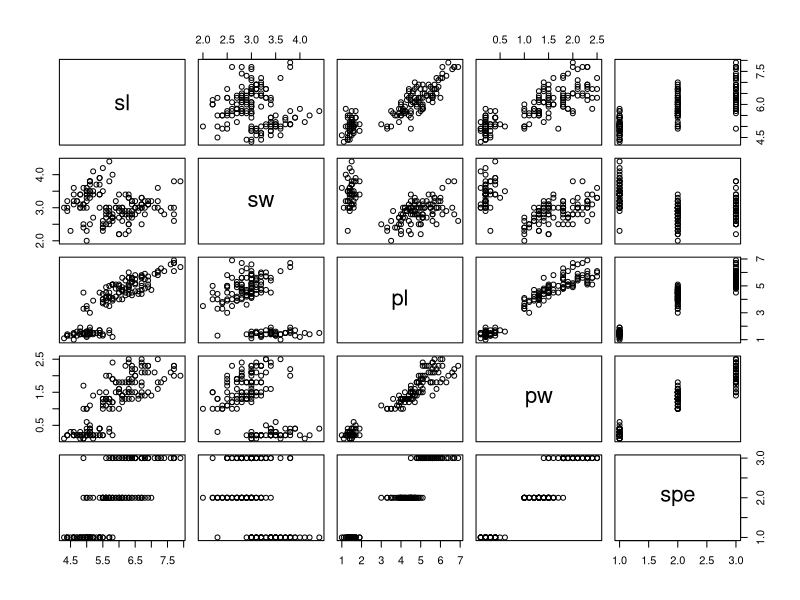
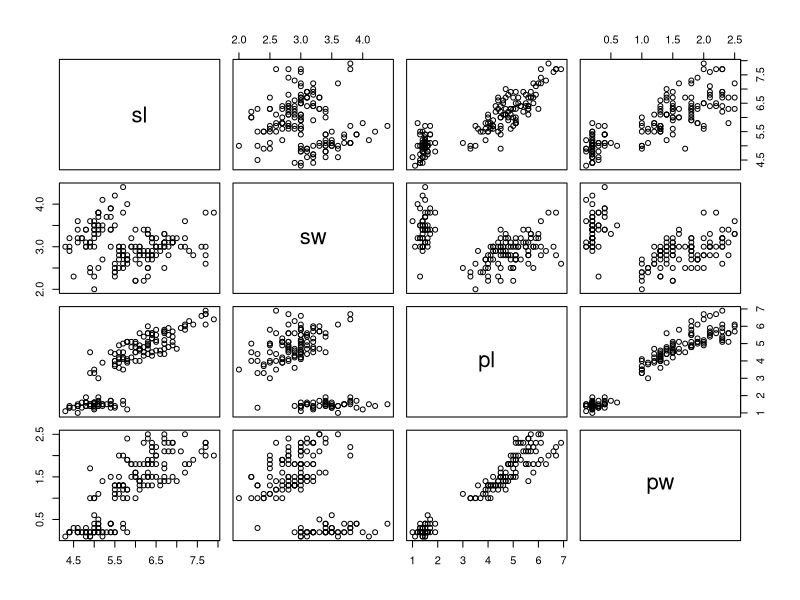
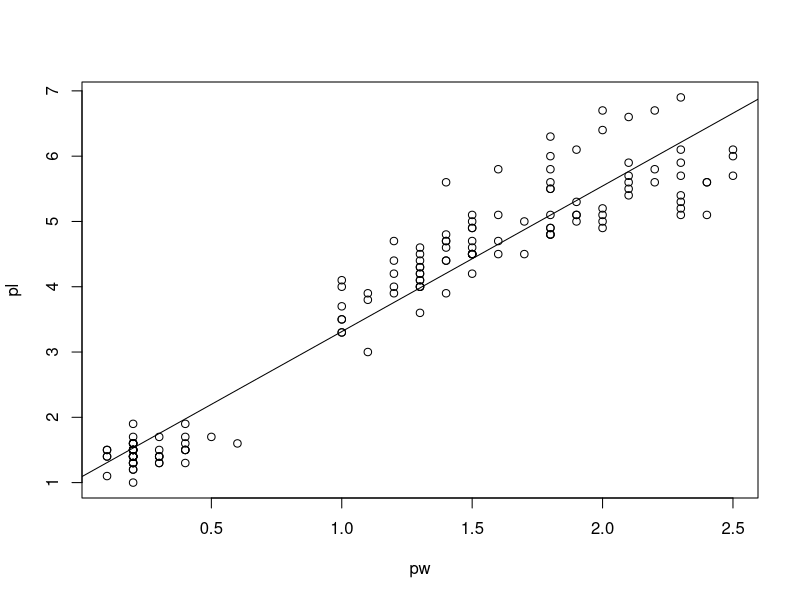
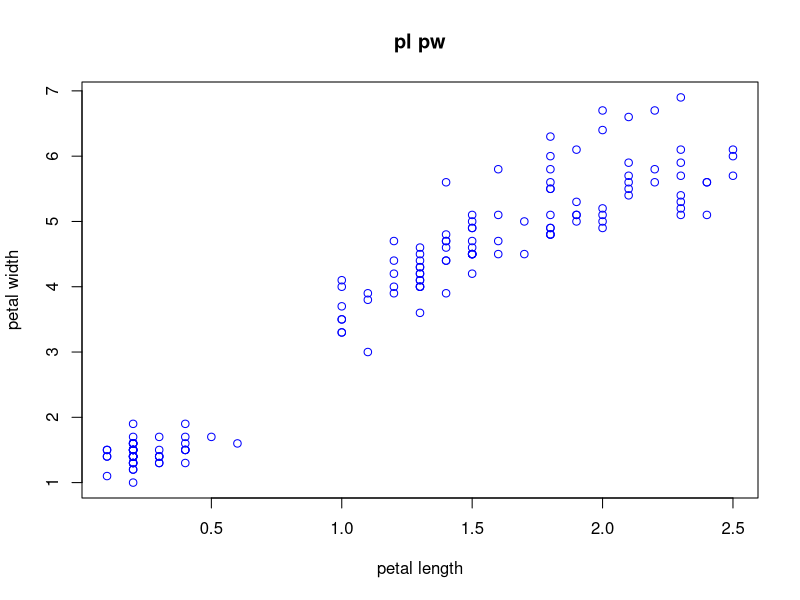
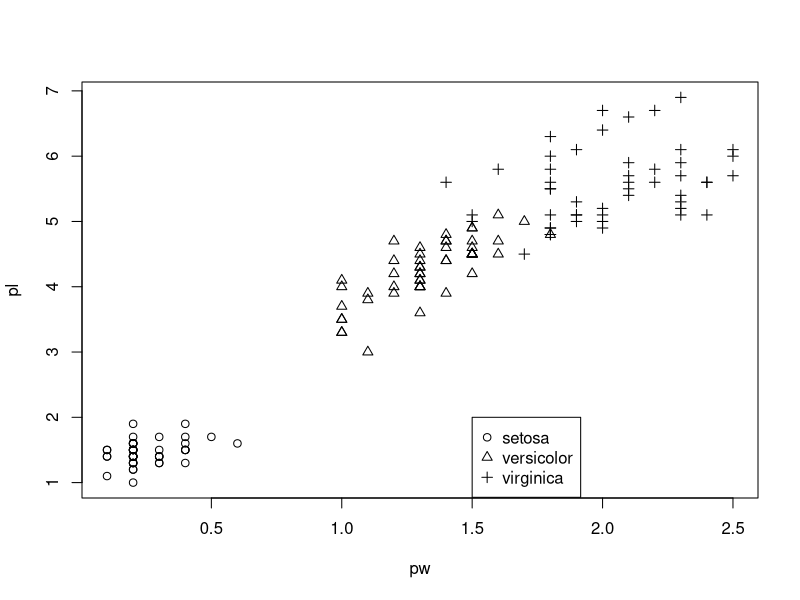

Reproduce these figures in R, in order. (Note: this script raises an error after producing the figures.)
## numeric variable
data(iris)
names(iris)<-tolower(names(iris))
colnames(iris)<-c("sl","sw","pl","pw","spe")
attach(iris)
plot(iris)
plot(iris[1:4]) # or plot(iris[-5])
plot(pw,pl, abline(lm(pl~pw)))
plot(pw,pl, main="pl pw",xlab="petal length",ylab="petal width",col="blue")
plot(pw,pl, pch=as.integer(spe))
legend(1.5,2.0,as.character(levels(spe)),pch=1:length(levels(spe)))
legend(locator(1),as.character(levels(spe)),pch=1:length(levels(spe)))


## ggplot으로 선형성을 확인하면...
library(ggplot2)
ggplot(iris,aes(pw,pl))+geom_point()+geom_smooth(method="lm")
ggplot(iris,aes(pw,pl))+geom_point()+geom_smooth(method="loess")
ggplot(iris,aes(pw,pl))+geom_point(aes(color=spe))+geom_smooth(method="loess")
# 어느 모델이 더 적합한지 확인하려면?
lm1<-lm(pl~pw)
loess2<-loess(pl~pw)
summary(lm1) # r squared 확인하고
hat<-predict(loess2)
r_sq_loess<-cor(pl,hat)^2
r_sq_loess


## histogram
par(mfrow=c(2,2))
hist(sl);hist(sw);hist(pl);hist(pw)
plot(density(sl));plot(density(sw));plot(density(pl));plot(density(pw))
library(sm)
sm.density.compare(sl,spe) # 종별 sl density
colfill<-c(2:(1+length(levels(spe))))
legend(locator(1), levels(spe), fill=colfill)

ggplot(iris,aes(sl,fill=spe,color=spe))+geom_line(stat="density")+xlim(0,9)
ggplot(iris,aes(sl,fill=spe))+geom_histogram(binwidth=0.5,color="black")+facet_grid(spe~.)
ggplot(iris,aes(sw,fill=spe))+geom_histogram(binwidth=0.5,color="black")+facet_grid(spe~.)
ggplot(iris,aes(pl,fill=spe))+geom_histogram(binwidth=0.5,color="black")+facet_grid(spe~.)
ggplot(iris,aes(pw,fill=spe))+geom_histogram(binwidth=0.5,color="black")+facet_grid(spe~.)


## boxplot
boxplot(iris[-5])
boxplot.stats(iris$sw)
a<-boxplot(iris$sw,horizontal=T)
text(a$out,rep(1,NROW(a$out)),labels=a$out,pos=1,cex=.5) # text 위치를 (outlier값, 1)로 잡음
boxplot(iris$pl~iris$spe) # boxplot(iris$sl~iris$spe) boxplot(iris$sw~iris$spe) boxplot(iris$pw~iris$spe)
ggplot(iris,aes(spe,pl))+geom_boxplot()

# boxplot에 평균값 표시하기
means<-aggregate(pl~spe,iris,mean)
ggplot(iris, aes(spe,pl))+geom_boxplot()+stat_summary(fun.y=mean, colour="darkred",geom="point",shape=18,size=3,show_guide=F)+geom_text(data = means, aes(label=pl,y=pl-0.08))

## 2개 팩터 고려한 boxplot
data(mtcars)
mtcars$cyl.f<-factor(mtcars$cyl,levels=c(4,6,8),labels=c("4","6","8"))
mtcars$am.f<-factor(mtcars$am,levels=c(0,1),labels=c("auto","standard"))
boxplot(mtcars$mpg~mtcars$am.f * mtcars$cyl.f, col=c("gold","darkgreen"),varwidth=T,xlab="Auto Type",ylab="MPG")
# 이상한 점이 있는데... 확인해 보면...
nrow(mtcars[mtcars$cyl.f==6 & mtcars$am.f=="standard",]) # 방법 1
nrow(mtcars[mtcars$cyl.f==8 & mtcars$am.f=="auto",])
ddply(mtcars,c("cyl.f","am.f"),summarise,count=length(mpg)) # 방법 2
ggplot(mtcars,aes(x=interaction(am.f,cyl.f),y=mpg))+geom_boxplot()


## dotchart
x <- mtcars[order(mtcars$mpg),]
x$cyl <- factor(x$cyl)
x$color[x$cyl==4] <- "red"
x$color[x$cyl==6] <- "blue"
x$color[x$cyl==8] <- "darkgreen"
dotchart(x$mpg,labels=row.names(x),cex=.7,groups=x$cyl,gcolor="black",color=x$color,pch=19,main= "Gas Mileage for Car Models \n grouped by cylinder",xlab="Miles Per Gallon")

## ggplot으로
mycars<-cbind(vehicle=row.names(mtcars),mtcars)
mycars<-arrange(mycars,cyl,desc(mpg))
mycars
ggplot(mycars,aes(mpg,vehicle,color=factor(cyl)))+geom_point()+facet_grid(.~cyl)+xlim(0,40)+geom_text(aes(label=vehicle),size=3,vjust=1.5) # 방법 1
ggplot(mycars, aes(mpg,vehicle,color=factor(cyl)))+geom_point()+xlim(0,40)+geom_text(aes(label=vehicle),size=3,vjust=1.5) # 방법 2


## categorical variable 
data(Cars93,package="MASS")
str(Cars93)
cars93<-Cars93[,sapply(Cars93,is.factor)]
str(cars93)
attach(cars93)
type.origin<-table(cars93[,c(3,8)]) # contingency table
type.origin
barplot(type.origin,legend.text=T) # stacked
barplot(type.origin,beside=T,legend.text=T) # clustered
temp<-t(type.origin) # transpose
barplot(temp,legend.text=T,las=1,ylim=c(0,25))
p<-ggplot(cars93,aes(Type,fill=Origin))+geom_bar(position="stack",stat="bin")
p
p+guides(fill=guide_legend(rev=T))
